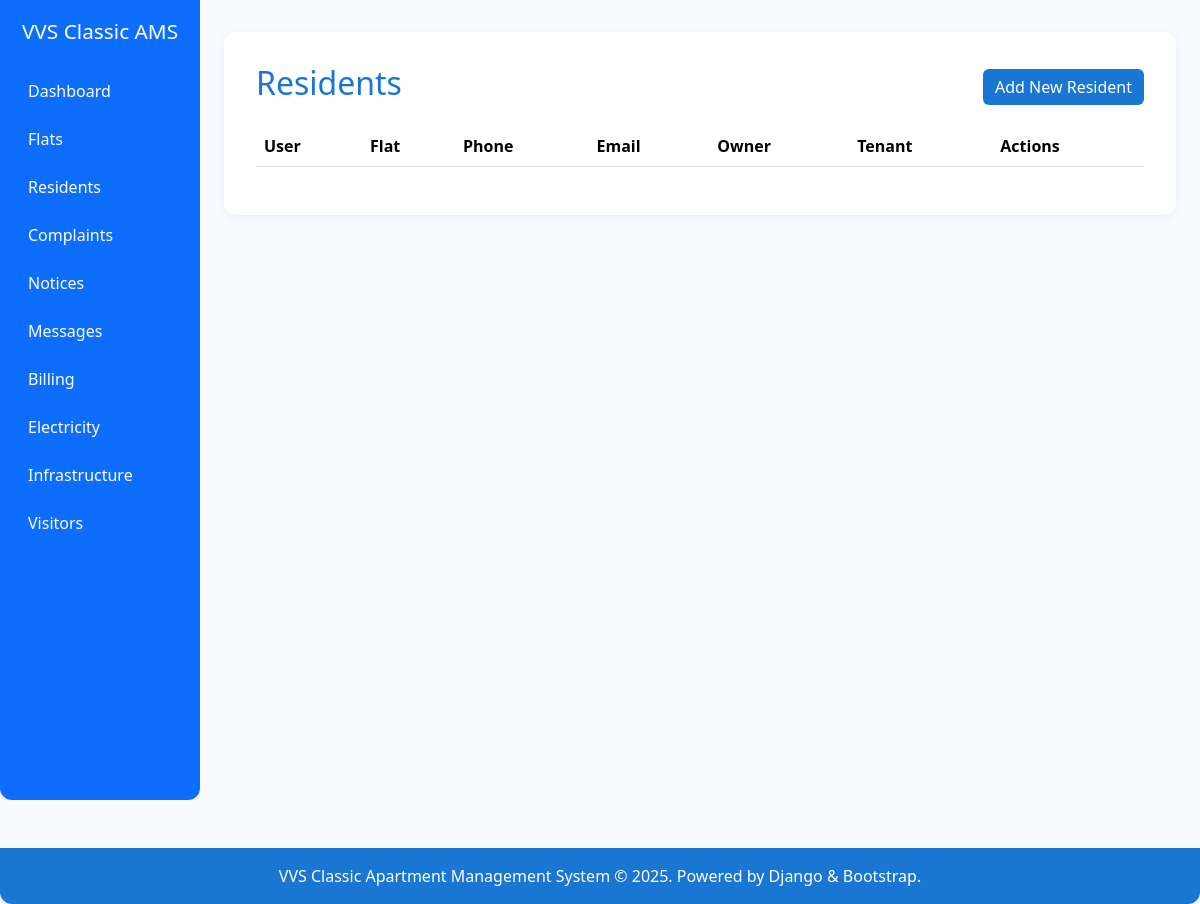
/residents/ (signed in), run on an earlier commit of the app's database.
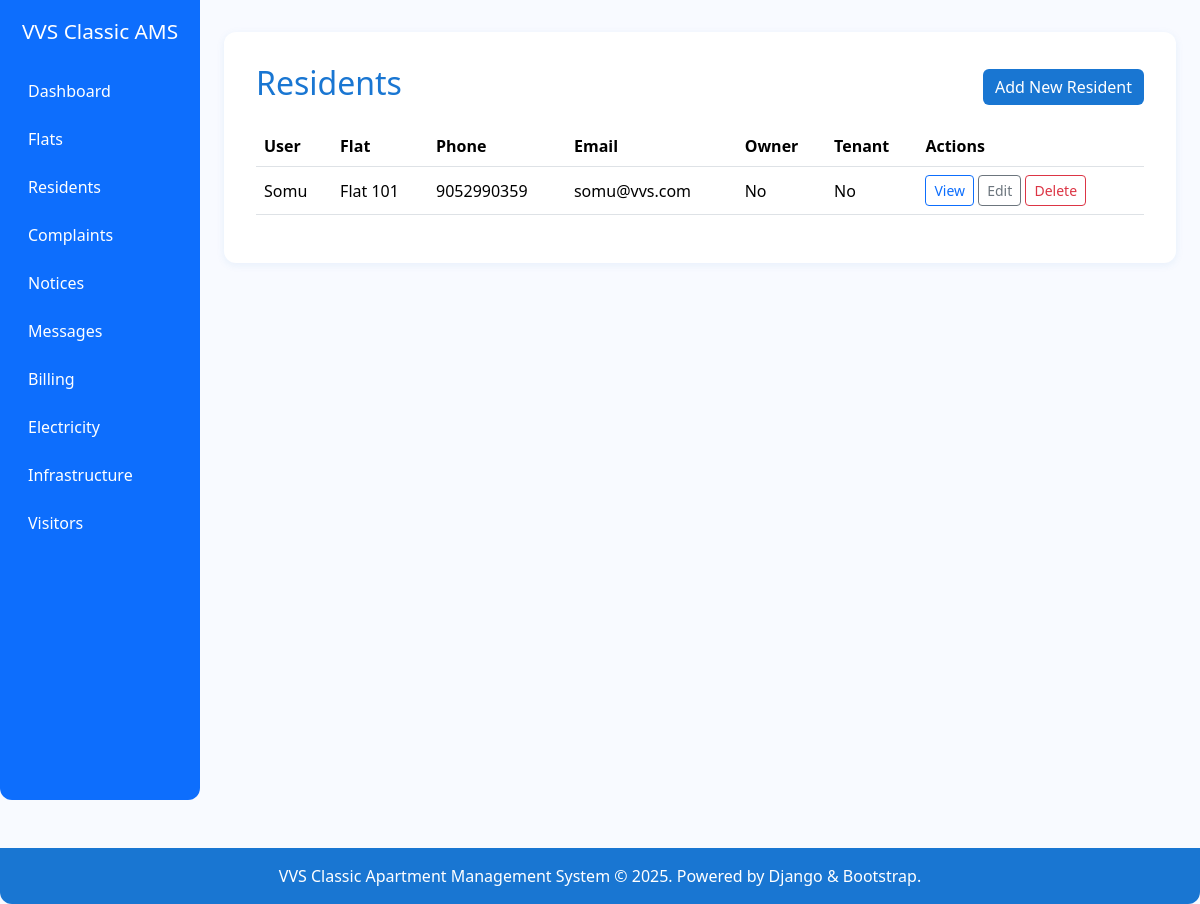
And on a later commit of the database.
### residents/models.py (models this page shows, shortened)
class ResidentProfile(models.Model):
    user = models.OneToOneField(get_user_model(), on_delete=models.CASCADE, related_name='resident_profile')
    flat = models.ForeignKey(Flat, on_delete=models.CASCADE, related_name='residents')
    phone = models.CharField(max_length=15)
    email = models.EmailField()
    communication_pref = models.CharField(max_length=20, choices=[('email', 'Email'), ('whatsapp', 'WhatsApp')], default='email')
    is_owner = models.BooleanField(default=False)
    is_tenant = models.BooleanField(default=False)
    move_in_date = models.DateField(null=True, blank=True)
    move_out_date = models.DateField(null=True, blank=True)
    created_at = models.DateTimeField(auto_now_add=True)
    updated_at = models.DateTimeField(auto_now=True)

### accounts/models.py (models this page shows)
class User(AbstractUser):
    pass

### flats/models.py (models this page shows)
class Flat(models.Model):
    number = models.CharField(max_length=10, unique=True)
    uds_area = models.DecimalField(max_digits=8, decimal_places=2)
    ownership_type = models.CharField(max_length=20, choices=[('owner', 'Owner'), ('tenant', 'Tenant')])
    owner = models.ForeignKey(get_user_model(), on_delete=models.CASCADE, related_name='owned_flats')
    tenant = models.ForeignKey(get_user_model(), on_delete=models.SET_NULL, null=True, blank=True, related_name='rented_flats')
    is_occupied = models.BooleanField(default=True)
    occupancy_start = models.DateField(null=True, blank=True)
    occupancy_end = models.DateField(null=True, blank=True)
    created_at = models.DateTimeField(auto_now_add=True)
    updated_at = models.DateTimeField(auto_now=True)
    def __str__(self):
        return f"Flat {self.number}"

### residents/views.py (the view)
# urls.py: path('', views.resident_list, name='resident_list'),
@login_required
def resident_list(request):
    residents = ResidentProfile.objects.select_related('user', 'flat').all()
    return render(request, 'residents/resident_list.html', {'residents': residents})

### templates/residents/resident_list.html
{% extends 'base.html' %}
{% block content %}
<div class="d-flex justify-content-between align-items-center mb-3">
    <h2>Residents</h2>
    <a href="{% url 'residents:resident_create' %}" class="btn btn-primary">Add New Resident</a>
</div>
<div class="table-responsive">
    <table class="table table-hover align-middle">
        <thead>
            <tr>
                <th>User</th>
                <th>Flat</th>
                <th>Phone</th>
                <th>Email</th>
                <th>Owner</th>
                <th>Tenant</th>
                <th>Actions</th>
            </tr>
        </thead>
        <tbody>
            {% for resident in residents %}
            <tr>
                <td>{{ resident.user }}</td>
                <td>{{ resident.flat }}</td>
                <td>{{ resident.phone }}</td>
                <td>{{ resident.email }}</td>
                <td>{% if resident.is_owner %}<span class="badge bg-primary">Yes</span>{% else %}No{% endif %}</td>
                <td>{% if resident.is_tenant %}<span class="badge bg-info text-dark">Yes</span>{% else %}No{% endif %}</td>
                <td>
                    <a href="{% url 'residents:resident_detail' resident.pk %}" class="btn btn-sm btn-outline-primary">View</a>
                    <a href="{% url 'residents:resident_update' resident.pk %}" class="btn btn-sm btn-outline-secondary">Edit</a>
                    <a href="{% url 'residents:resident_delete' resident.pk %}" class="btn btn-sm btn-outline-danger">Delete</a>
                </td>
            </tr>
            {% endfor %}
        </tbody>
    </table>
</div>
{% endblock %}

What changed in the data, as far as the page shows it:
added ResidentProfile: user "Somu", flat "Flat 101", phone "9052990359", email "somu@vvs.com", is_owner "No", is_tenant "No"
